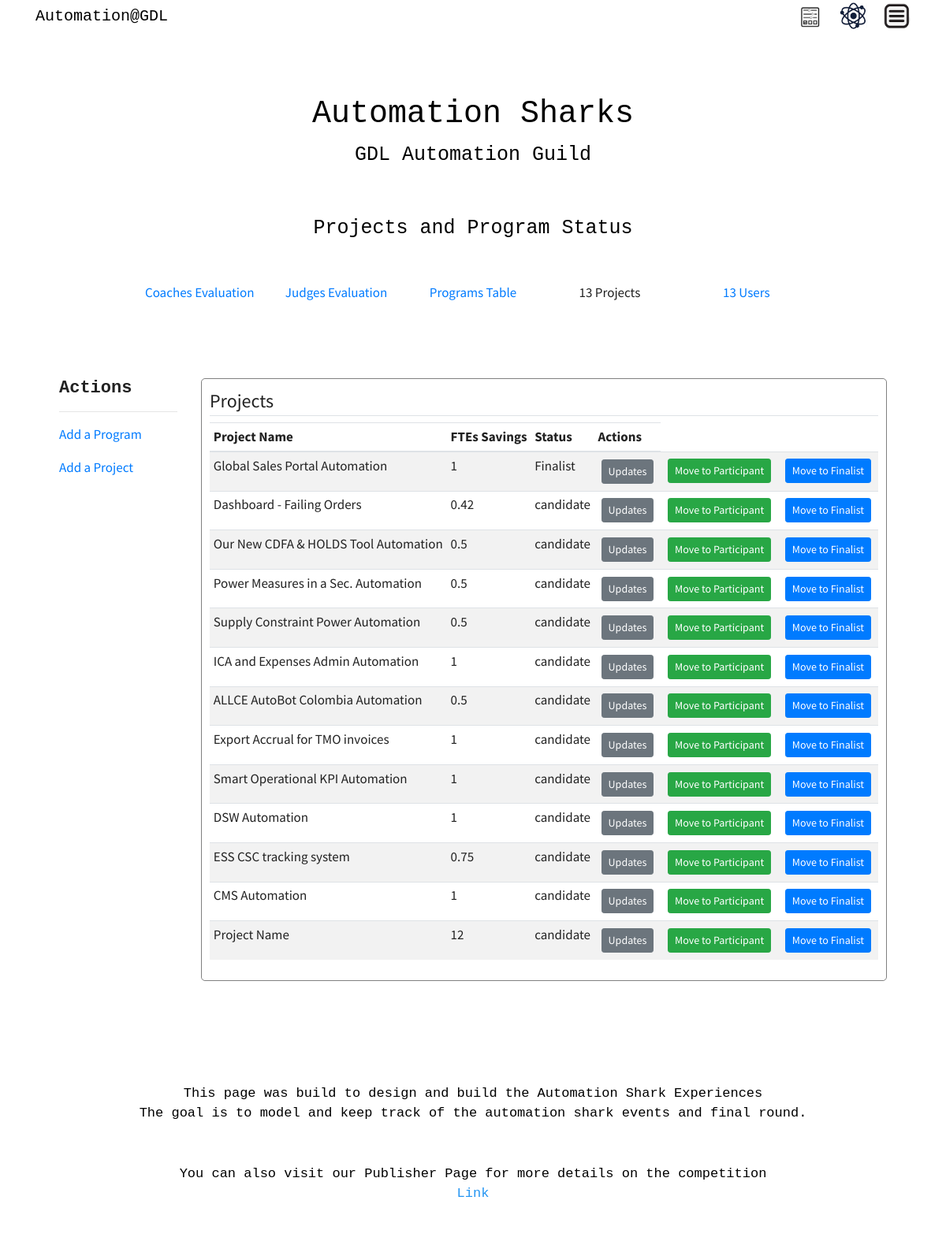
The page /admin (signed in) on the database its author committed.
### auto_shark/models.py (models this page shows, shortened)
class Project(db.Model, UserMixin):
    __table_args__ = {'extend_existing': True}
    id = db.Column(db.Integer, primary_key=True)
    project_name = db.Column(db.String(50), unique=True, nullable=False)
    description = db.Column(db.String(250), nullable=False)
    fte_saving = db.Column(db.Integer)
    business_impact = db.Column(db.String(250), nullable=False)
    status = db.Column(db.String, default='candidate')
    members = db.Column(db.String(500))
    image_file = db.Column(db.String(20), nullable=False, default='default.jpg')
    module = db.relationship('Module', backref='result', lazy=True)
    userid = db.Column(db.Integer, db.ForeignKey('user.id'))
    users = db.relationship(User)
    final_id = db.Column(db.Integer, db.ForeignKey('final.final_evaluation_id'), nullable=True)
    final = relationship("Final", back_populates='project_calification')
    program_id = db.Column(db.Integer, db.ForeignKey('program.id'), nullable=True)

### auto_shark/views/admins/routes_admins.py (the view)
@admins.route("/admin", methods=['GET', 'POST'])
@login_required
def index():
    users = User.query.all()
    user_count = db.session.query(User.id).count()
    projects = Project.query.all()
    product_count = db.session.query(Project.id).count()
    total_savings = db.session.query(func.sum(Project.fte_saving)).scalar()
    return render_template('admin/admin.html',
                           user_count=user_count, users=users,
                           projects=projects, product_count=product_count,
                           total_savings=total_savings,
                           )

### auto_shark/models.py (called while the page is built)
@login_manager.user_loader
def load_user(user_id):
    return User.query.get(int(user_id))

### auto_shark/templates/admin/admin.html (shortened to what this page needs)
{% extends 'main/layout.html' %}
{% block additional_css %}
<link rel="stylesheet" type="text/css" href="{{ url_for('static', filename='uxdesigns.css') }}"/>
{% endblock %}
{% block main_content %}
 {% if current_user.role == "admin" %}
    <div class="container">
    {% if current_user.is_authenticated %}
    <div class="hero">
        <h1>Automation Sharks <p><small>GDL Automation Guild</small></p></h1>
    <small>
       Projects and Program Status
    </small>
    </div>
    <div class="stats">
        <div class="stat"><a href="{{ url_for('modules.module_overview') }}"> Coaches Evaluation </a></div>
        <div class="stat"><a href="{{ url_for('finals.finals_overview') }}"> Judges Evaluation </a></div>
        <div class="stat"><a href="{{ url_for('programs.programs_table') }}"> Programs Table</a></div>
        <div class="stat"> {% if product_count %} <p>{{ product_count }} Projects</p>  {% endif %}</div>
        <div class="stat"> {% if user_count %} <a href="{{ url_for('admins.user_stats') }}">{{ user_count }} Users</a>  {% endif %}</div>
    </div>
    <div class="row">
        <div class="col-md-2">
                <div class="actions">
                    <h2>Actions</h2>
                    <hr>
                    <p><a  href="{{ url_for('programs.new_program') }}">Add a Program</a></p>
                    <p><a  href="{{ url_for('projects.new_project') }}">Add a Project</a></p>
                </div>
            </div>
        <div class="col-md-10">
                <div class="content-section-admin">
                    <legend class="border-bottom mb-2">Projects</legend>
                    <div class="table-responsive">
                        <table class="table table-sm table-condensed table-striped" id="Cart">
                            <thead>
                            <tr>
                                <th scope="col">Project Name</th>
                                <th scope="col">FTEs Savings</th>
                                <th scope="col">Status</th>
                                <th scope="col">Actions</th>
                            </tr>
                            </thead>
                            <tbody>
                            {% for p in projects %}
                                <td scope="col"> {{ p.project_name }}</td>
                                <td scope="col"> {{ p.fte_saving }}</td>
                                <td scope="col"> {{ p.status }} </td>
                                <div class="buttons">
                                    <td><a class="btn btn-secondary btn-sm m-1" href="{{ url_for('projects.project', id=p.id) }}">Updates</a></td>
                                    <td scope="col"> <a class="btn btn-success btn-sm m-1" href="{{ url_for('projects.move_to_participant_project', id=p.id) }}">Move to Participant</a> </td>
                                    <td scope="col"> <a class="btn btn-primary btn-sm m-1" href="{{ url_for('projects.move_project_to_finalist', id=p.id) }}">Move to Finalist</a> </td>
                                </div>
                            {% endfor %}
                            </tbody>
                        </table>
                    </div>
                </div>
            </div>
        </div>
    </div>
    {% endif %}
{% endif %}
</div>
{% endblock main_content %}

### auto_shark/static/uxdesigns.css (style rules this page uses)
.hero { background-color: white; color: black; font-size: 18px; font-family: Consolas, "andale mono", "lucida console", monospace; padding: 50px 0px; text-align: center; }
.hero h1 { padding: 30px; }
.hero small { font-size: 25px; }
.row { margin-top: 50px; padding: 30px; }
h2 { font-family: Consolas, "andale mono", "lucida console", monospace; font-size: 22px; font-weight: bold; }
.content-section-admin { margin-top: 0px; margin-left: 0px; margin-right: auto; max-width: 900px; background-color: white; border: 1px solid gray; border-radius: 5px; padding: 10px; }
.stats { padding: 0px; text-align: center; }
.stats .stat { display: inline-block; min-width: 170px; }

### rows shown on the page
Project: project_name "Global Sales Portal Automation", fte_saving "1", status "Finalist"
Project: project_name "Dashboard - Failing Orders", fte_saving "0.42", status "candidate"
Project: project_name "Our New CDFA & HOLDS Tool Automation", fte_saving "0.5", status "candidate"
Project: project_name "Power Measures in a Sec. Automation", fte_saving "0.5", status "candidate"
Project: project_name "Supply Constraint Power Automation", fte_saving "0.5", status "candidate"
Project: project_name "ICA and Expenses Admin Automation", fte_saving "1", status "candidate"
Project: project_name "ALLCE AutoBot Colombia Automation", fte_saving "0.5", status "candidate"
Project: project_name "Export Accrual for TMO invoices", fte_saving "1", status "candidate"
Project: project_name "Smart Operational KPI Automation", fte_saving "1", status "candidate"
Project: project_name "DSW Automation", fte_saving "1", status "candidate"
Project: project_name "ESS CSC tracking system", fte_saving "0.75", status "candidate"
Project: project_name "CMS Automation", fte_saving "1", status "candidate"
Project: project_name "Project Name", fte_saving "12", status "candidate"

### other values the page prints
{{ product_count }} "13"
{{ user_count }} "13"
